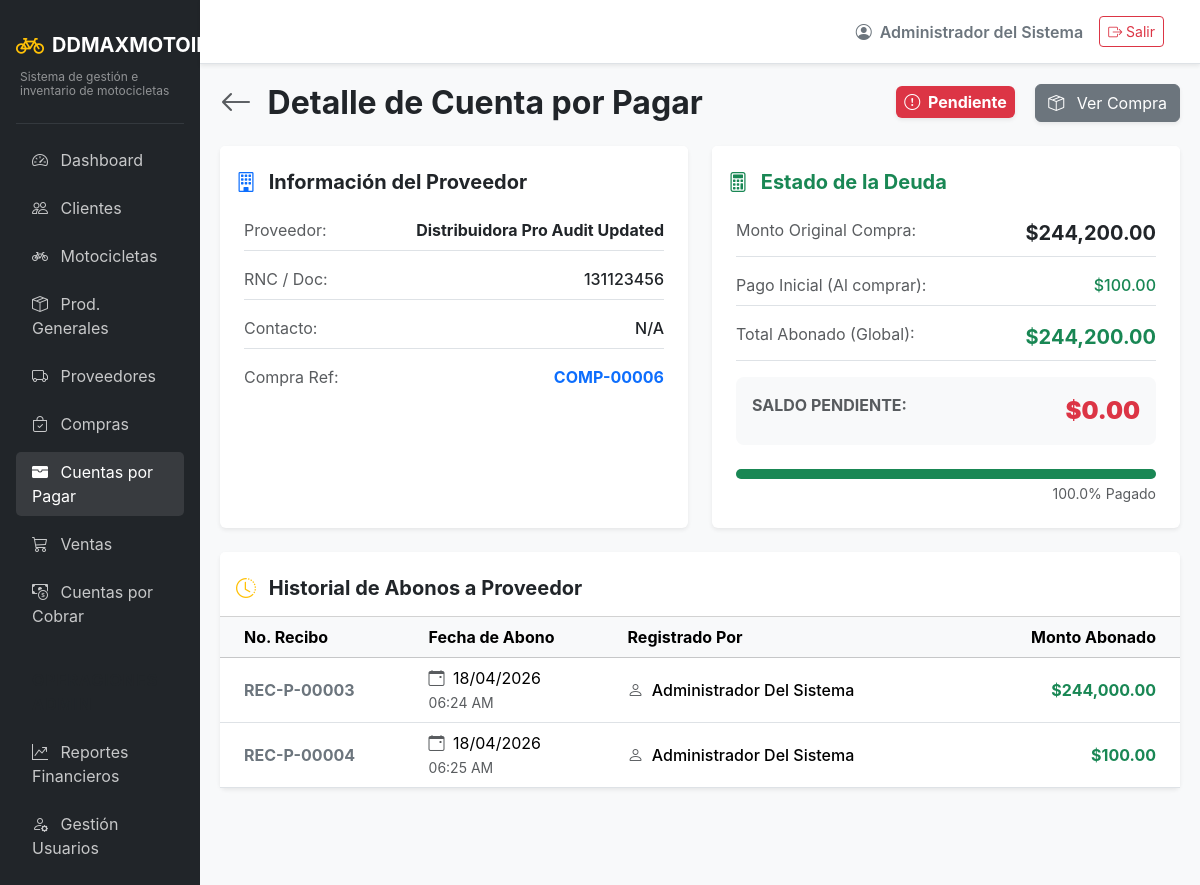
/payables/3 (signed in), run on the app's committed database.
### app/models/auth.py (models this page shows, shortened)
class Usuarios(UserMixin, db.Model):
    __tablename__ = 'usuarios'
    id = db.Column(db.Integer, primary_key=True)
    usuario = db.Column(db.String(50), unique=True, nullable=False)
    password_hash = db.Column(db.String(255), nullable=False)
    rol_id = db.Column(db.Integer, db.ForeignKey('roles.id'), nullable=False)
    estado = db.Column(db.String(20), default='activo') # activo/inactivo
    nombre = db.Column(db.String(100), nullable=False)
    created_at = db.Column(db.DateTime, default=datetime.utcnow)
    updated_at = db.Column(db.DateTime, default=datetime.utcnow, onupdate=datetime.utcnow)

### app/models/entities.py (models this page shows)
class Proveedores(db.Model):
    __tablename__ = 'proveedores'
    id = db.Column(db.Integer, primary_key=True)
    nombre = db.Column(db.String(150), unique=True, nullable=False)
    rnc = db.Column(db.String(50))
    telefono = db.Column(db.String(20))
    direccion = db.Column(db.String(255))
    contacto = db.Column(db.String(100))
    estado = db.Column(db.String(20), default='activo')
    created_at = db.Column(db.DateTime, default=datetime.utcnow)

### app/models/transactions.py (models this page shows)
class Compras(db.Model):
    __tablename__ = 'compras'
    id = db.Column(db.Integer, primary_key=True)
    proveedor_id = db.Column(db.Integer, db.ForeignKey('proveedores.id'), nullable=False)
    fecha = db.Column(db.DateTime, default=datetime.utcnow)
    tipo = db.Column(db.String(20), nullable=False, server_default='contado') # contado, credito
    costo_total = db.Column(db.Numeric(12, 2), nullable=False)
    pago_inicial = db.Column(db.Numeric(12, 2), default=0)
    metodo_pago = db.Column(db.String(50))
    estado = db.Column(db.String(20), default='pendiente') # pendiente, anulada, pagada, parcial
    created_at = db.Column(db.DateTime, default=datetime.utcnow)
    proveedor = db.relationship('Proveedores', backref='compras')
    detalles = db.relationship('DetalleCompra', backref='compra', lazy=True)

### app/models/finance.py (models this page shows)
class CuentasPorPagar(db.Model):
    __tablename__ = 'cuentas_por_pagar'
    id = db.Column(db.Integer, primary_key=True)
    compra_id = db.Column(db.Integer, db.ForeignKey('compras.id'), nullable=False)
    proveedor_id = db.Column(db.Integer, db.ForeignKey('proveedores.id'), nullable=False)
    monto_total = db.Column(db.Numeric(12, 2), nullable=False)
    saldo = db.Column(db.Numeric(12, 2), nullable=False)
    estado = db.Column(db.String(20), default='pendiente') # pendiente, parcial, pagada
    created_at = db.Column(db.DateTime, default=datetime.utcnow)
    proveedor = db.relationship('Proveedores', backref='cuentas_por_pagar')
    compra = db.relationship('Compras', backref='cuenta_por_pagar', uselist=False)
    cuotas = db.relationship('CuotasPorPagar', backref='cuenta', lazy=True)

class PagosProveedor(db.Model):
    __tablename__ = 'pagos_proveedor'
    id = db.Column(db.Integer, primary_key=True)
    cuenta_pagar_id = db.Column(db.Integer, db.ForeignKey('cuentas_por_pagar.id'), nullable=False)
    usuario_id = db.Column(db.Integer, db.ForeignKey('usuarios.id'), nullable=False)
    fecha = db.Column(db.DateTime, default=datetime.utcnow)
    monto = db.Column(db.Numeric(12, 2), nullable=False)
    referencia = db.Column(db.String(255))
    created_at = db.Column(db.DateTime, default=datetime.utcnow)
    cuenta = db.relationship('CuentasPorPagar', backref='pagos', lazy=True)
    usuario = db.relationship('Usuarios')

### app/routes/payables.py (the view)
@payables_bp.route('/<int:id>')
@login_required
def detail_account(id):
    cuenta = db.session.get(CuentasPorPagar, id)
    if not cuenta:
        flash('Cuenta por pagar no encontrada.', 'danger')
        return redirect(url_for('payables.list_accounts'))
    return render_template('payables/detail.html', cuenta=cuenta)

### app/templates/payables/detail.html (shortened to what this page needs)
{% extends "base.html" %}
{% block content %}
<div class="d-flex justify-content-between align-items-center mb-4">
    <h2 class="fw-bold mb-0">
        <a href="{{ url_for('payables.list_accounts') }}" class="text-decoration-none text-muted me-2"><i class="bi bi-arrow-left"></i></a>
        Detalle de Cuenta por Pagar
    </h2>
    <div>
        {% if cuenta.estado == 'pagado' %}
            <span class="badge bg-success shadow-sm p-2 fs-6 me-3"><i class="bi bi-check-circle me-1"></i> Totalmente Pagado</span>
        {% else %}
            <span class="badge bg-danger shadow-sm p-2 fs-6 me-3"><i class="bi bi-exclamation-circle me-1"></i> Pendiente</span>
        {% endif %}
        <a href="{{ url_for('purchases.detail_purchase', id=cuenta.compra.id) }}" class="btn btn-secondary shadow-sm">
            <i class="bi bi-box-seam me-2"></i> Ver Compra
        </a>
    </div>
</div>
<div class="row g-4 mb-4">
    <div class="col-lg-6">
        <div class="card shadow-sm border-0 h-100">
            <div class="card-header bg-white pt-4 pb-0 border-0">
                <h5 class="fw-bold text-dark mb-0"><i class="bi bi-building me-2 text-primary"></i> Información del Proveedor</h5>
            </div>
            <div class="card-body p-4">
                <div class="d-flex justify-content-between mb-3 border-bottom pb-2">
                    <span class="text-muted">Proveedor:</span>
                    <span class="fw-bold text-dark">{{ cuenta.proveedor.nombre }}</span>
                </div>
                <div class="d-flex justify-content-between mb-3 border-bottom pb-2">
                    <span class="text-muted">RNC / Doc:</span>
                    <span class="fw-medium text-dark">{{ cuenta.proveedor.rnc }}</span>
                </div>
                <div class="d-flex justify-content-between mb-3 border-bottom pb-2">
                    <span class="text-muted">Contacto:</span>
                    <span class="fw-medium text-dark">{{ cuenta.proveedor.telefono if cuenta.proveedor.telefono else 'N/A' }}</span>
                </div>
                <div class="d-flex justify-content-between">
                    <span class="text-muted">Compra Ref:</span>
                    <span class="fw-bold text-primary">COMP-{{ "{:05d}".format(cuenta.compra.id) }}</span>
                </div>
            </div>
        </div>
    </div>
    <div class="col-lg-6">
        <div class="card shadow-sm border-0 h-100">
            <div class="card-header bg-white pt-4 pb-0 border-0">
                <h5 class="fw-bold text-success mb-0"><i class="bi bi-calculator me-2"></i> Estado de la Deuda</h5>
            </div>
            <div class="card-body p-4">
                <div class="d-flex justify-content-between mb-3 border-bottom pb-2">
                    <span class="text-muted">Monto Original Compra:</span>
                    <span class="fw-bold text-dark fs-5">${{ "{:,.2f}".format(cuenta.monto_total) }}</span>
                </div>
                {% set pagos_registrados = cuenta.pagos | sum(attribute='monto') %}
                {% set sum_pagado = cuenta.monto_total - cuenta.saldo %}
                {% set pago_inicial = sum_pagado - pagos_registrados %}
                {% if pago_inicial > 0 %}
                <div class="d-flex justify-content-between mb-3 border-bottom pb-2">
                    <span class="text-muted">Pago Inicial (Al comprar):</span>
                    <span class="fw-medium text-success fs-6">${{ "{:,.2f}".format(pago_inicial) }}</span>
                </div>
                {% endif %}
                <div class="d-flex justify-content-between mb-3 border-bottom pb-2">
                    <span class="text-muted">Total Abonado (Global):</span>
                    <span class="fw-bold text-success fs-5">${{ "{:,.2f}".format(sum_pagado) }}</span>
                </div>
                <div class="d-flex justify-content-between mt-3 bg-light p-3 rounded-3">
                    <span class="text-muted fw-bold">SALDO PENDIENTE:</span>
                    <span class="fw-black text-danger fs-4">${{ "{:,.2f}".format(cuenta.saldo) }}</span>
                </div>
                {% set progress = (sum_pagado / cuenta.monto_total * 100) if cuenta.monto_total > 0 else 0 %}
                <div class="progress mt-4" style="height: 10px;">
                    <div class="progress-bar bg-success" role="progressbar" style="width: {{ progress }}%;" aria-valuenow="{{ progress }}" aria-valuemin="0" aria-valuemax="100"></div>
                </div>
                <div class="text-end text-muted small mt-1">{{ "{:.1f}".format(progress) }}% Pagado</div>
            </div>
        </div>
    </div>
</div>
<div class="card shadow-sm border-0 mb-4">
    <div class="card-header bg-white pt-4 pb-3">
        <h5 class="fw-bold text-dark mb-0"><i class="bi bi-clock-history me-2 text-warning"></i> Historial de Abonos a Proveedor</h5>
    </div>
    <div class="card-body p-0">
        <div class="table-responsive">
            <table class="table table-hover align-middle mb-0">
                <thead class="table-light">
                    <tr>
                        <th class="ps-4">No. Recibo</th>
                        <th>Fecha de Abono</th>
                        <th>Registrado Por</th>
                        <th class="text-end pe-4">Monto Abonado</th>
                    </tr>
                </thead>
                <tbody class="border-top-0">
                    {% for pago in cuenta.pagos %}
                    <tr>
                        <td class="ps-4 fw-bold text-secondary">
                            REC-P-{{ "{:05d}".format(pago.id) }}
                        </td>
                        <td>
                            <div><i class="bi bi-calendar-event text-muted me-1"></i> {{ pago.fecha.strftime('%d/%m/%Y') }}</div>
                            <small class="text-muted">{{ pago.fecha.strftime('%H:%M %p') }}</small>
                        </td>
                        <td>
                            <div class="fw-medium text-capitalize"><i class="bi bi-person me-1 text-muted"></i> {{ pago.usuario.nombre }}</div>
                        </td>
                        <td class="text-end pe-4">
                            <strong class="text-success">${{ "{:,.2f}".format(pago.monto) }}</strong>
                        </td>
                    </tr>
                    {% endfor %}
                </tbody>
            </table>
        </div>
    </div>
</div>
{% endblock %}

### app/templates/base.html (shortened to what this page needs)
<!DOCTYPE html>
<html lang="es">
<head>
    <link href="https://cdn.jsdelivr.net/npm/bootstrap@5.3.2/dist/css/bootstrap.min.css" rel="stylesheet">
    <link href="https://cdn.jsdelivr.net/npm/bootstrap-icons@1.11.1/font/bootstrap-icons.css" rel="stylesheet">
</head>
<body>
    <div class="container-fluid p-0">
        <div class="row g-0">
            <div class="col-md-2 sidebar d-none d-md-block p-3">
                <a href="{{ url_for('main.dashboard') }}" class="text-decoration-none d-flex flex-column mb-4 mt-2">
                    <div class="d-flex align-items-center">
                        <i class="bi bi-bicycle fs-3 text-warning me-2"></i>
                        <span class="fs-5 text-white fw-bold">DDMAXMOTOIMPORT</span>
                    </div>
                    <div class="text-white-50 mt-1 ps-1" style="font-size: 0.75rem; line-height: 1.2;">Sistema de gestión e inventario de motocicletas</div>
                </a>
                <hr class="text-secondary">
                <ul class="nav flex-column gap-2">
                    <li class="nav-item">
                        <a class="nav-link {% if request.endpoint and request.endpoint.startswith('main.') %}active{% endif %}" href="{{ url_for('main.dashboard') }}">
                            <i class="bi bi-speedometer2 me-2"></i> Dashboard
                        </a>
                    </li>
                    <li class="nav-item">
                        <a class="nav-link {% if request.endpoint and request.endpoint.startswith('clients.') %}active{% endif %}" href="{{ url_for('clients.list_clients') }}">
                            <i class="bi bi-people me-2"></i> Clientes
                        </a>
                    </li>
                    <li class="nav-item">
                        <a class="nav-link {% if request.endpoint and request.endpoint.startswith('inventory.') and 'product' not in request.endpoint %}active{% endif %}" href="{{ url_for('inventory.list_motorcycles') }}">
                            <i class="bi bi-bicycle me-2"></i> Motocicletas
                        </a>
                    </li>
                    <li class="nav-item">
                        <a class="nav-link {% if request.endpoint and request.endpoint.startswith('inventory.') and 'product' in request.endpoint %}active{% endif %}" href="{{ url_for('inventory.list_products') }}">
                            <i class="bi bi-box-seam me-2"></i> Prod. Generales
                        </a>
                    </li>
                    <li class="nav-item">
                        <a class="nav-link {% if request.endpoint and request.endpoint.startswith('suppliers.') %}active{% endif %}" href="{{ url_for('suppliers.list_suppliers') }}">
                            <i class="bi bi-truck me-2"></i> Proveedores
                        </a>
                    </li>
                    <li class="nav-item">
                        <a class="nav-link {% if request.endpoint and request.endpoint.startswith('purchases.') %}active{% endif %}" href="{{ url_for('purchases.list_purchases') }}">
                            <i class="bi bi-bag-check me-2"></i> Compras
                        </a>
                    </li>
                    <li class="nav-item">
                        <a class="nav-link {% if request.endpoint and request.endpoint.startswith('payables.') %}active{% endif %}" href="{{ url_for('payables.list_accounts') }}">
                            <i class="bi bi-wallet-fill me-2"></i> Cuentas por Pagar
                        </a>
                    </li>
                    <li class="nav-item">
                        <a class="nav-link {% if request.endpoint and request.endpoint.startswith('sales.') %}active{% endif %}" href="{{ url_for('sales.list_sales') }}">
                            <i class="bi bi-cart3 me-2"></i> Ventas
                        </a>
                    </li>
                    <li class="nav-item">
                        <a class="nav-link {% if request.endpoint and request.endpoint.startswith('accounts.') %}active{% endif %}" href="{{ url_for('accounts.list_accounts') }}">
                            <i class="bi bi-cash-coin me-2"></i> Cuentas por Cobrar
                        </a>
                    </li>
                    {% if current_user.is_authenticated and current_user.rol.nombre|upper in ['ADMIN', 'ADMINISTRADOR'] %}
                    <li class="nav-item mt-3">
                        <span class="nav-link text-uppercase small fw-bold text-muted" style="letter-spacing: 1px;">Operaciones Admin</span>
                    </li>
                    <li class="nav-item">
                        <a class="nav-link {% if request.endpoint and request.endpoint.startswith('reports.') %}active{% endif %}" href="{{ url_for('reports.sales_report') }}">
                            <i class="bi bi-graph-up-arrow me-2"></i> Reportes Financieros
                        </a>
                    </li>
                    <li class="nav-item">
                        <a class="nav-link" href="#" onclick="alert('Módulo de usuarios en desarrollo'); return false;">
                            <i class="bi bi-person-gear me-2"></i> Gestión Usuarios
                        </a>
                    </li>
                    {% endif %}
                </ul>
            </div>
            <div class="col-md-10 d-flex flex-column vh-100">
                <nav class="navbar navbar-expand-lg navbar-light bg-white border-bottom shadow-sm px-4 py-3">
                    <div class="container-fluid">
                        <div class="ms-auto d-flex align-items-center">
                            <span class="me-3 fw-semibold text-secondary">
                                <i class="bi bi-person-circle me-1"></i> {{ current_user.nombre }}
                            </span>
                            <a href="{{ url_for('auth.logout') }}" class="btn btn-outline-danger btn-sm">
                                <i class="bi bi-box-arrow-right"></i> Salir
                            </a>
                        </div>
                    </div>
                </nav>
                <main class="content-area flex-grow-1 overflow-auto">
                    {% block content %}{% endblock %}
                </main>
            </div>
        </div>
    </div>
</body>
</html>

### data on the page
Usuarios: nombre "Administrador del Sistema"
Proveedores: proveedor.nombre "Distribuidora Pro Audit Updated", proveedor.rnc "131123456", proveedor "N/A"
Compras: compra.id "00006"
CuentasPorPagar: monto_total "244,200.00", saldo "0.00"
PagosProveedor: id "00003", fecha "18/04/2026", fecha "06:24 AM", usuario.nombre "Administrador Del Sistema", monto "244,000.00"
PagosProveedor: id "00004", fecha "18/04/2026", fecha "06:25 AM", usuario.nombre "Administrador Del Sistema", monto "100.00"

### other printed values
{{ "{:,.2f}".format(pago_inicial) }} "100.00"
{{ "{:,.2f}".format(sum_pagado) }} "244,200.00"
{{ "{:.1f}".format(progress) }} "100.0"
